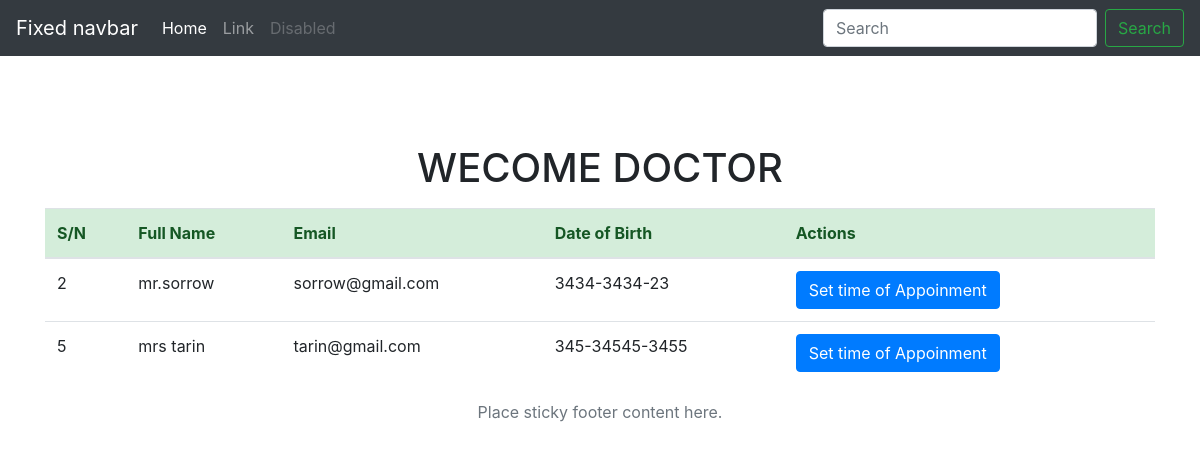
Page /psychology.php on the committed database.
### tables this page shows
CREATE TABLE `patient` (
  `id` int(11) NOT NULL,
  `name` varchar(100) NOT NULL,
  `email` varchar(100) NOT NULL,
  `phone` varchar(100) NOT NULL,
  `gender` varchar(12) NOT NULL,
  `catagory` varchar(100) NOT NULL,
  `date` varchar(100) NOT NULL,
  `comment` varchar(100) NOT NULL,
  `meeting_date` varchar(60) NOT NULL,
  `meeting_time` varchar(60) NOT NULL
);

### psychology.php (the view, shortened to what this page needs)
<?php
 require_once('database.php');
?>
<!doctype html>
<html lang="en">
  <head>
    <link rel="stylesheet" href="https://stackpath.bootstrapcdn.com/bootstrap/4.1.2/css/bootstrap.min.css">
  </head>
  <body>
    <header>
      <nav class="navbar navbar-expand-md navbar-dark fixed-top bg-dark">
        <a class="navbar-brand" href="#">Fixed navbar</a>
        <div class="collapse navbar-collapse" id="navbarCollapse">
          <ul class="navbar-nav mr-auto">
            <li class="nav-item active">
              <a class="nav-link" href="#">Home <span class="sr-only">(current)</span></a>
            </li>
            <li class="nav-item">
              <a class="nav-link" href="#">Link</a>
            </li>
            <li class="nav-item">
              <a class="nav-link disabled" href="#">Disabled</a>
            </li>
          </ul>
          <form class="form-inline mt-2 mt-md-0">
            <input class="form-control mr-sm-2" type="text" placeholder="Search" aria-label="Search">
            <button class="btn btn-outline-success my-2 my-sm-0" type="submit">Search</button>
          </form>
        </div>
      </nav>
    </header>
    <center>
    <br />
    <br />
    <br />
    <br />
    <main role="main" class="container">
      <h1 class="mt-5">WECOME DOCTOR <?php echo $_SESSION['doctorname'];  ?></h1>
      <p class="lead">
            <div class="my-table">
<table class="table">
  <thead >
    <tr class="alert-success">
      <th scope="col">S/N</th>
      <th scope="col">Full Name</th>
      <th scope="col">Email</th>
      <th scope="col">Date of Birth</th>
      <th scope="col">Actions</th>
    </tr>
  </thead>
  <tbody>
    <?php
$read_quary = mysqli_query($conn,"SELECT * FROM patient WHERE catagory='psychology';");
while ($rows = mysqli_fetch_assoc($read_quary)) {
?>
<tr>
  <td><?php echo $rows['id'] ?></td>
  <td><?php echo $rows['name']?></td>
  <td><?php echo $rows['email'] ?></td>
  <td><?php echo $rows['phone'] ?></td>
  <td>
    <a href="update.php?update=<?php echo $rows['id'];?>" class="btn btn-primary">Set time of Appoinment</a>
  </td>
</tr>
<?php } ?>
  </tbody>
</table>
</div>
      </p>
    </main>
    <footer class="footer">
      <div class="container">
        <span class="text-muted">Place sticky footer content here.</span>
      </div>
    </footer>
    </center>
  </body>
</html>

### rows in the picture
patient: id "2", name "mr.sorrow", email "sorrow@gmail.com", phone "3434-3434-23"
patient: id "5", name "mrs tarin", email "tarin@gmail.com", phone "345-34545-3455"
